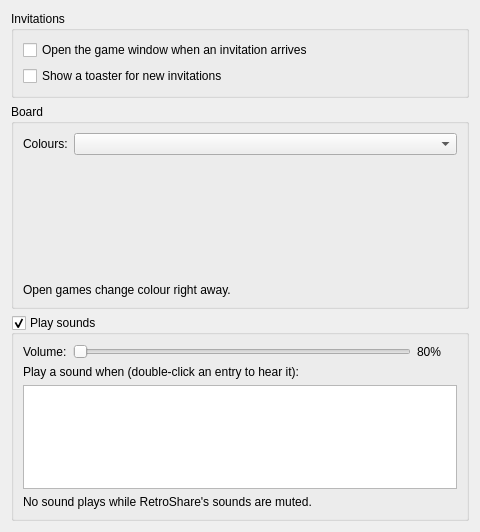
<?xml version="1.0" encoding="UTF-8"?>
<ui version="4.0">
 <class>BackgammonSettingsPage</class>
 <widget class="QWidget" name="BackgammonSettingsPage">
  <property name="geometry">
   <rect>
    <x>0</x>
    <y>0</y>
    <width>480</width>
    <height>520</height>
   </rect>
  </property>
  <layout class="QVBoxLayout" name="mainLayout">
   <item>
    <widget class="QGroupBox" name="invitationsGroup">
     <property name="title">
      <string>Invitations</string>
     </property>
     <layout class="QVBoxLayout" name="invitationsLayout">
      <item>
       <widget class="QCheckBox" name="openWindowCheck">
        <property name="text">
         <string>Open the game window when an invitation arrives</string>
        </property>
        <property name="toolTip">
         <string>When off, invitations wait in "Your games" on the Backgammon page</string>
        </property>
       </widget>
      </item>
      <item>
       <widget class="QCheckBox" name="toasterCheck">
        <property name="text">
         <string>Show a toaster for new invitations</string>
        </property>
       </widget>
      </item>
     </layout>
    </widget>
   </item>
   <item>
    <widget class="QGroupBox" name="boardGroup">
     <property name="title">
      <string>Board</string>
     </property>
     <layout class="QVBoxLayout" name="boardLayout">
      <item>
       <layout class="QHBoxLayout" name="themeLayout">
        <item>
         <widget class="QLabel" name="themeLabel">
          <property name="text">
           <string>Colours:</string>
          </property>
         </widget>
        </item>
        <item>
         <widget class="QComboBox" name="themeCombo">
          <property name="sizePolicy">
           <sizepolicy hsizetype="Expanding" vsizetype="Fixed">
            <horstretch>0</horstretch>
            <verstretch>0</verstretch>
           </sizepolicy>
          </property>
         </widget>
        </item>
       </layout>
      </item>
      <item>
       <widget class="QLabel" name="themePreview">
        <property name="minimumSize">
         <size>
          <width>320</width>
          <height>150</height>
         </size>
        </property>
        <property name="alignment">
         <set>Qt::AlignCenter</set>
        </property>
       </widget>
      </item>
      <item>
       <widget class="QLabel" name="themeHint">
        <property name="text">
         <string>Open games change colour right away.</string>
        </property>
        <property name="wordWrap">
         <bool>true</bool>
        </property>
       </widget>
      </item>
     </layout>
    </widget>
   </item>
   <item>
    <widget class="QGroupBox" name="soundsGroup">
     <property name="title">
      <string>Play sounds</string>
     </property>
     <property name="checkable">
      <bool>true</bool>
     </property>
     <layout class="QVBoxLayout" name="soundsLayout">
      <item>
       <layout class="QHBoxLayout" name="volumeLayout">
        <item>
         <widget class="QLabel" name="volumeLabel">
          <property name="text">
           <string>Volume:</string>
          </property>
         </widget>
        </item>
        <item>
         <widget class="QSlider" name="volumeSlider">
          <property name="maximum">
           <number>100</number>
          </property>
          <property name="singleStep">
           <number>5</number>
          </property>
          <property name="pageStep">
           <number>10</number>
          </property>
          <property name="orientation">
           <enum>Qt::Horizontal</enum>
          </property>
         </widget>
        </item>
        <item>
         <widget class="QLabel" name="volumeValue">
          <property name="minimumSize">
           <size>
            <width>40</width>
            <height>0</height>
           </size>
          </property>
          <property name="text">
           <string notr="true">80%</string>
          </property>
         </widget>
        </item>
       </layout>
      </item>
      <item>
       <widget class="QLabel" name="eventsLabel">
        <property name="text">
         <string>Play a sound when (double-click an entry to hear it):</string>
        </property>
       </widget>
      </item>
      <item>
       <widget class="QListWidget" name="eventsList"/>
      </item>
      <item>
       <widget class="QLabel" name="muteHint">
        <property name="text">
         <string>No sound plays while RetroShare's sounds are muted.</string>
        </property>
        <property name="wordWrap">
         <bool>true</bool>
        </property>
       </widget>
      </item>
     </layout>
    </widget>
   </item>
  </layout>
 </widget>
 <resources/>
 <connections/>
</ui>
